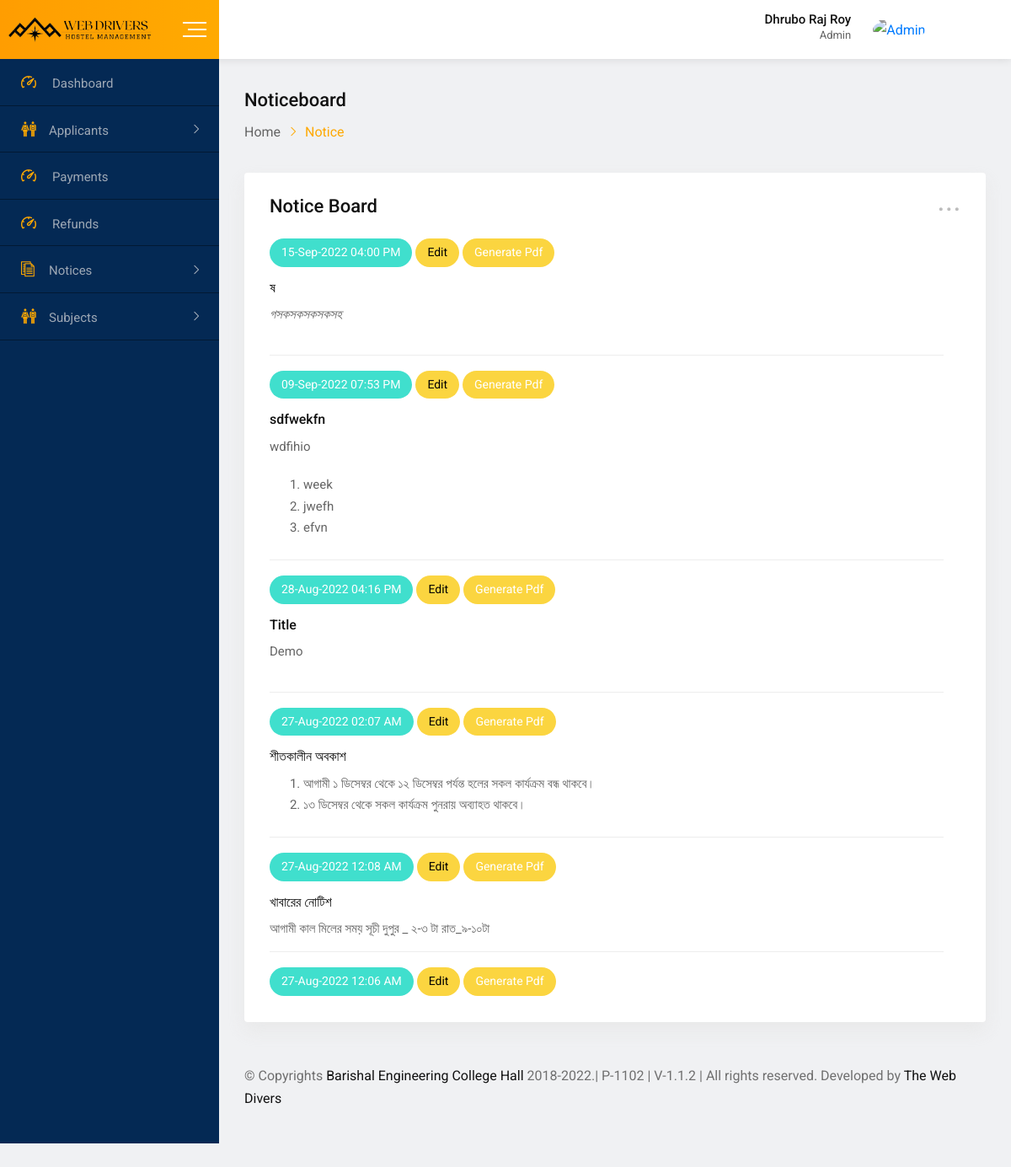
/webadmin/notices.php (signed in), run on the app's committed database.
### tables this page shows
CREATE TABLE `notice` (
  `id` varchar(20) NOT NULL,
  `title` varchar(255) NOT NULL,
  `details` text NOT NULL,
  `reference` text NOT NULL,
  `added_on` varchar(20) NOT NULL,
  `updated_on` varchar(20) NOT NULL,
  `user_id` varchar(11) NOT NULL,
  `status` int(11) NOT NULL
);

### webadmin/notices.php (the view, shortened to what this page needs)
<?php include("header.php");?>
<div class="dashboard-content-one">
    <div class="breadcrumbs-area">
        <h3>Noticeboard</h3>
        <ul>
            <li>
                <a href="index.php">Home</a>
            </li>
            <li>Notice</li>
        </ul>
    </div>
    <div class="row">
        <div class="col-8-xxxl col-12">
            <div class="card height-auto">
                <div class="card-body">
                    <div class="heading-layout1">
                        <div class="item-title">
                            <h3>Notice Board</h3>
                        </div>
                        <div class="dropdown">
                            <a class="dropdown-toggle" href="#" role="button" data-toggle="dropdown"
                                aria-expanded="false">...</a>
                        </div>
                    </div>
                    <div class="notice-board-wrap">
                        <?php
                        $sql="select * from notice where status='1' order by added_on desc";
                        $res=mysqli_query($con,$sql);
                        if(mysqli_num_rows($res)>0){
                        while($row=mysqli_fetch_assoc($res)){
                        ?>
                        <div class="notice-list">
                            <div class="post-date bg-skyblue">
                                <?php echo date('d-M-Y h:i A',$row['added_on']);
                                ?>
                            </div>
                            <div class="post-date bg-orange">
                                <a href="manage_notice?id=<?php echo $row['id']?>" style="color:black">Edit</a>
                            </div>
                            <div class="post-date bg-orange">
                                <a href="./pdfreports/notice.php?notice_id=<?php echo $row['id']?>" style="color:white">Generate Pdf</a>
                            </div>
                            <h6 class="notice-title"><a href="#"><?php echo $row['title']?></a></h6>
                            <div class="entry-meta"><?php echo $row['details']?></div>
                        </div>
                        <?php
                           } } else { ?>
                        <tr>
                            <td colspan="5">No data found</td>
                        </tr>
                        <?php } ?>
                    </div>
                </div>
            </div>
        </div>
    </div> <?php include("footer.php")?>

### webadmin/header.php (shortened to what this page needs)
<?php
   require('../inc/connection.inc.php');
   ?>
<!doctype html>
<html class="no-js" lang="">
   <head>
      <link rel="stylesheet" href="css/normalize.css">
      <link rel="stylesheet" href="css/main.css">
      <link rel="stylesheet" href="css/bootstrap.min.css">
      <link rel="stylesheet" href="css/all.min.css">
      <link rel="stylesheet" href="fonts/flaticon.css">
      <link rel="stylesheet" href="css/fullcalendar.min.css">
      <link rel="stylesheet" href="css/animate.min.css">
      <link rel="stylesheet" href="css/select2.min.css">
      <link rel="stylesheet" href="css/jquery.dataTables.min.css">
      <link rel="stylesheet" href="css/datepicker.min.css">
      <link rel="stylesheet" href="https://cdnjs.cloudflare.com/ajax/libs/font-awesome/6.1.2/css/fontawesome.min.css" />
      <link href="https://cdn.jsdelivr.net/npm/summernote@0.8.18/dist/summernote-bs4.min.css" rel="stylesheet">
      <link rel="stylesheet" href="css/toastr.min.css">
      <link rel="stylesheet" href="css/style.css">
      <link rel="stylesheet" href="css/custom.css">
      <link rel="stylesheet" href="css/invoice.css">
   </head>
   <body>
      <div id="wrapper" class="wrapper bg-ash">
      <div class="navbar navbar-expand-md header-menu-one bg-light">
         <div class="nav-bar-header-one">
            <div class="header-logo">
               <a href="index.php">
               <img src="img/logo.png" alt="logo" width="172px">
               </a>
            </div>
            <div class="toggle-button sidebar-toggle">
               <button type="button" class="item-link">
               <span class="btn-icon-wrap">
               <span></span>
               <span></span>
               <span></span>
               </span>
               </button>
            </div>
         </div>
         <div class="header-main-menu collapse navbar-collapse" id="mobile-navbar">
            <ul class="navbar-nav">
               <li class="navbar-item header-search-bar">
                  <div class="input-group stylish-input-group">
                     <span class="input-group-addon">
                     </span>
                  </div>
               </li>
            </ul>
            <?php
               $uid=$_SESSION['ADMIN_ID'];
               $sql="select * from `admin` where id='$uid'";
               $row=mysqli_fetch_assoc(mysqli_query($con,$sql));
               ?>
            <ul class="navbar-nav">
               <li class="navbar-item dropdown header-admin">
                  <a class="navbar-nav-link dropdown-toggle" href="#" role="button" data-toggle="dropdown"
                     aria-expanded="false">
                     <div class="admin-title">
                        <h5 class="item-title"><?php echo $row['name']?></h5>
                        <span>Admin</span>
                     </div>
                     <div class="admin-img">
                        <img src="<?php echo STUDENT_IMAGE.$row['image']?>" alt="Admin">
                     </div>
                  </a>
               </li>
               <li class="navbar-item dropdown header-notification">
                  <a class="navbar-nav-link dropdown-toggle" onclick="read_notification('<?php echo time()?>')"
                     role="button" data-toggle="dropdown" aria-expanded="false">
                     <i class="far fa-bell"></i>
                  </a>
               </li>
            </ul>
         </div>
      </div>
      <div class="dashboard-page-one">
      <div class="sidebar-main sidebar-menu-one sidebar-expand-md sidebar-color">
         <div class="sidebar-menu-content">
            <ul class="nav nav-sidebar-menu sidebar-toggle-view">
               <li class="nav-item">
                  <a href="index" class="nav-link <?php ?>">
                     <i class="flaticon-dashboard"></i>
                     <span>Dashboard</span>
                  </a>
               </li>
               <li class="nav-item sidebar-nav-item">
                  <a href="#" class="nav-link"><i class="flaticon-classmates"></i><span>Applicants</span></a>
               </li>
               <li class="nav-item">
                  <a href="payments" class="nav-link <?php ?>">
                     <i class="flaticon-dashboard"></i>
                     <span>Payments</span>
                  </a>
               </li>
               <li class="nav-item">
                  <a href="refunds" class="nav-link <?php ?>">
                     <i class="flaticon-dashboard"></i>
                     <span>Refunds</span>
                  </a>
               </li>
               <li class="nav-item sidebar-nav-item">
                     <a href="#" class="nav-link"><i class="flaticon-script"></i><span>Notices</span></a>
               </li>
               <li class="nav-item sidebar-nav-item">
                  <a href="#" class="nav-link"><i class="flaticon-classmates"></i><span>Subjects</span></a>
               </li>
            </ul>
         </div>
      </div>

### webadmin/css/main.css (style rules this page uses)
html { color: #222; font-size: 1em; line-height: 1.4; }
audio, canvas, iframe, img, svg, video { vertical-align: middle; }

### data on the page
notice: added_on "15-Sep-2022 04:00 PM", title "ষ", details "গসকসকসকসকসহ"
notice: added_on "09-Sep-2022 07:53 PM", title "sdfwekfn", details "wdfihio week jwefh efvn"
notice: added_on "28-Aug-2022 04:16 PM", title "Title", details "Demo"
notice: added_on "27-Aug-2022 02:07 AM", title "শীতকালীন অবকাশ", details "আগামী ১ ডিসেম্বর থেকে ১২ ডিসেম্বর পর্যন্ত হলের সকল কার্যক্রম বন্ধ থাকবে। ১৩ ডিসেম্বর থেকে সকল কার্যক্রম পুনরায় অব্যাহত থাকবে।"
notice: added_on "27-Aug-2022 12:08 AM", title "খাবারের নোটিশ", details "আগামী কাল মিলের সময় সূচী দুপুর _ ২-৩ টা রাত_৯-১০টা"
notice: added_on "27-Aug-2022 12:06 AM"

### other printed values
$row['name'] "Dhrubo Raj Roy"
